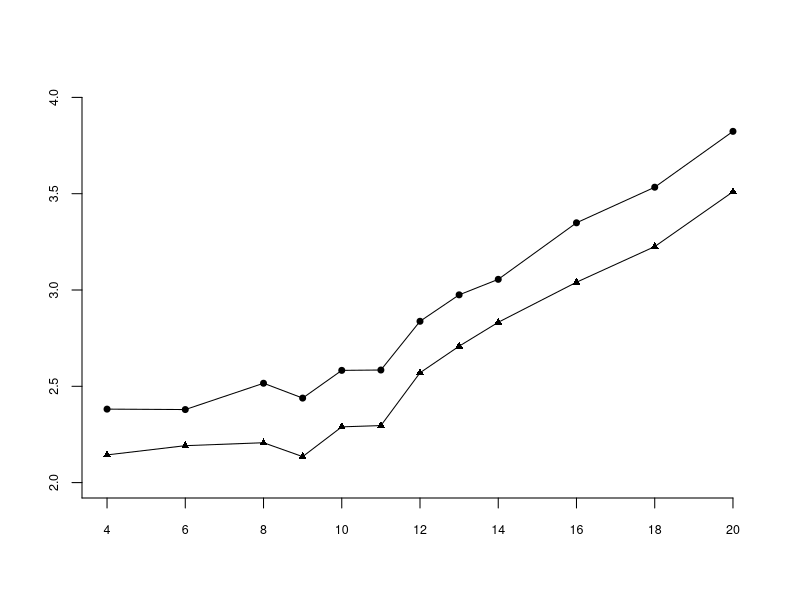
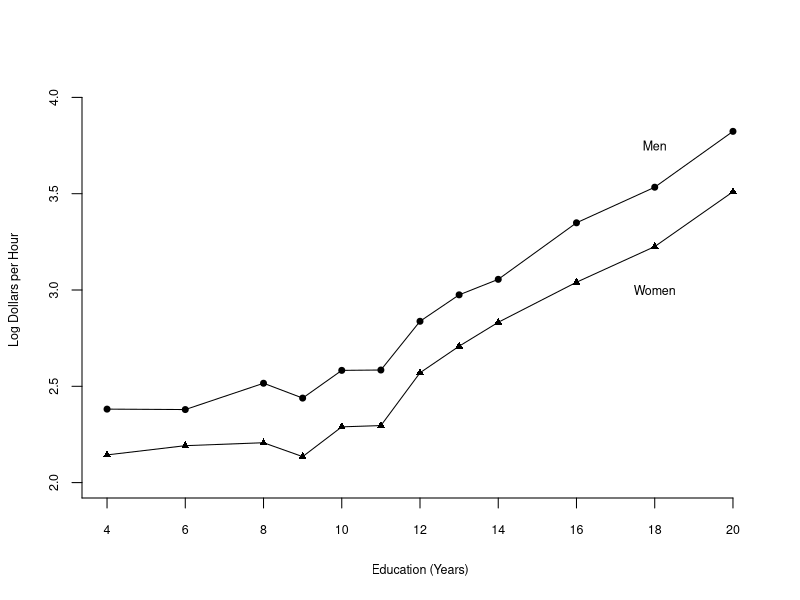

These charts were generated, in order, by the following R code:
#############################################
### This file generates the Figure on the Cover
### Mean Log Wage as a Function of Education
#############################################
### Uses data file cps09mar.txt
#########################################

dat <- read.table("cps09mar.txt")
lnwage <- as.matrix(log(dat[,5]/(dat[,6]*dat[,7])))
wm <- (dat[,11]==1)&(dat[,2]==0)
wf <- (dat[,11]==1)&(dat[,2]==1)

# take log hourly wage for each group
wm_lnwage <- lnwage[wm]
wf_lnwage <- lnwage[wf]
wm_edu <- dat[wm,4]
wf_edu <- dat[wf,4]

edu_dot <- c(4,6,8,9,10,11,12,13,14,16,18,20)

################################################
###  Conditional Mean  
################################################

wm_mean <- vector()
wf_mean <- vector()

for (i in 1:length(edu_dot)){
  wm_mean[i] <- mean(wm_lnwage[wm_edu == edu_dot[i]])
  wf_mean[i] <- mean(wf_lnwage[wf_edu == edu_dot[i]])
}

pdf("HANSEN-cover.pdf",family="Helvetica",colormodel='cmyk',width=4.5,height=4.5)
plot(edu_dot,wm_mean,type="p",cex=.8,pch=19,xlim=c(4,20),ylim=c(2,4),
     xlab="",ylab="",yaxt="n",xaxt="n",bty="n",cex.lab=.75)
axis(side=1,seq(2,20,2),cex.axis=.75)
axis(side=2,seq(1.5,4,.5),cex.axis=.75)
points(edu_dot,wf_mean,cex=.8, pch=17)
lines(edu_dot,wm_mean)
lines(edu_dot,wf_mean)
#text(18,3,"Women",cex=.75)
#text(18,3.75,"Men",cex=.75)
dev.off()

postscript("HANSEN-cover.eps",paper="special",width=4.5,height=4.5,horizontal=FALSE,onefile=FALSE,family="Helvetica",colormodel='cmyk')
plot(edu_dot,wm_mean,type="p",cex=.8,pch=19,xlim=c(4,20),ylim=c(2,4),
     xlab="Education (Years)",ylab="Log Dollars per Hour",yaxt="n",xaxt="n",bty="n",cex.lab=.75)
axis(side=1,seq(2,20,2),cex.axis=.75)
axis(side=2,seq(1.5,4,.5),cex.axis=.75)
points(edu_dot,wf_mean,cex=.8, pch=17)
lines(edu_dot,wm_mean)
lines(edu_dot,wf_mean)
text(18,3,"Women",cex=.75)
text(18,3.75,"Men",cex=.75)
dev.off()
